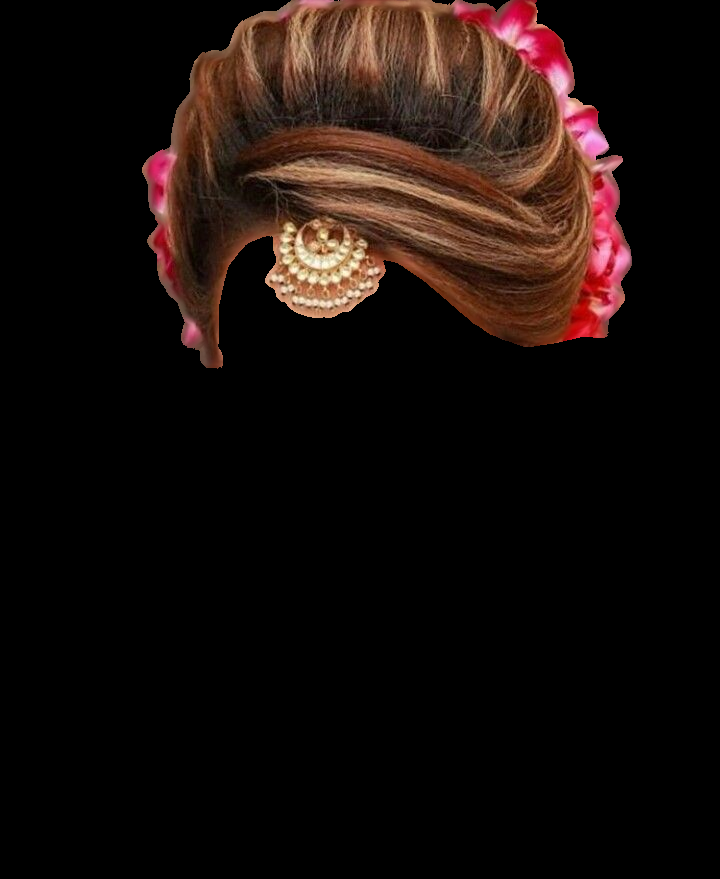
#> input picture image1.png, 720 x 879 px
$ python Hairstyle.py
#> lines starting #> are read from the running program, lines starting #| are printed output that depends on the picture
import cv2
import imutils

cap = cv2.VideoCapture(0, cv2.CAP_DSHOW)

image = cv2.imread('image1.png', cv2.IMREAD_UNCHANGED)
#> image is the input picture: shape (879, 720, 4); mean B, G, R, A 10.5, 13.6, 23.4, 48.3

faceClassif = cv2.CascadeClassifier(cv2.data.haarcascades + 'haarcascade_frontalface_default.xml')

while True:

    ret, frame = cap.read()
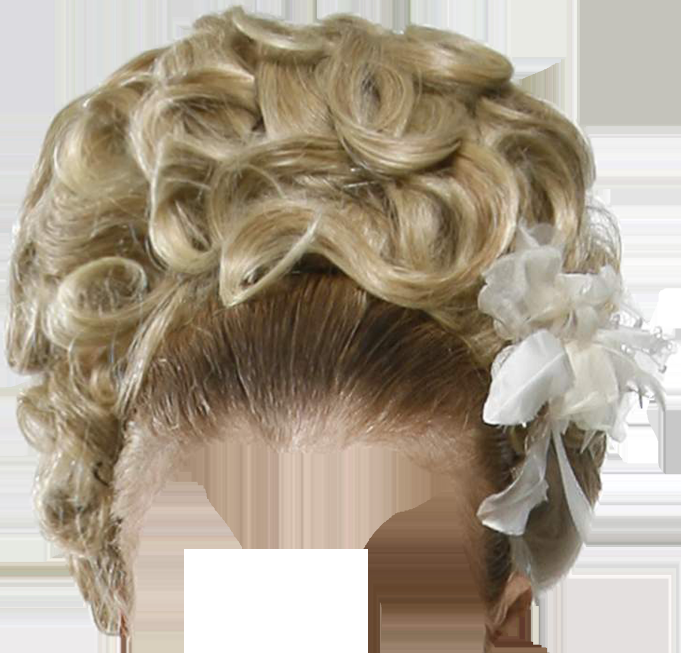
#> input picture wedding-hairstyles-2.png, 1361 x 1306 px, given in place of the camera (shown at 1/2 size)
#> frame is the input picture: shape (1306, 1361, 3); mean B, G, R 140.2, 158, 170.2
    if ret == False: break
    frame = imutils.resize(frame, width=640)
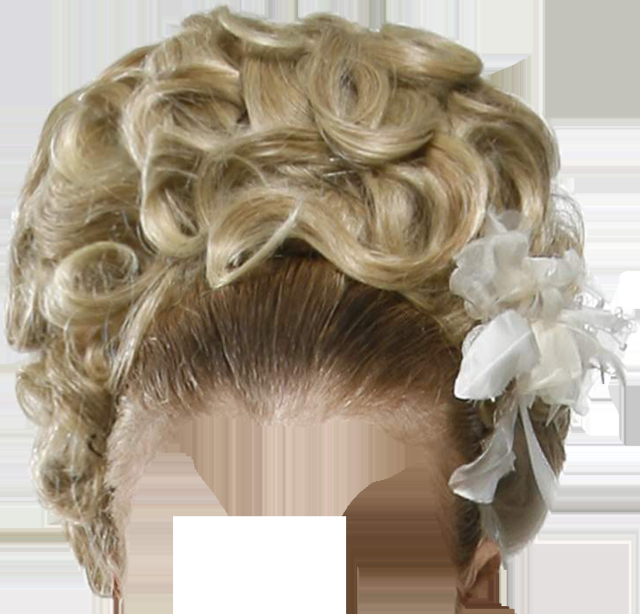
#> frame: shape (614, 640, 3); mean B, G, R 140.2, 158, 170.2

    faces = faceClassif.detectMultiScale(frame, 1.3, 5)
#> faces = ()

    for (x, y, w, h) in faces:

        pic_resized = cv2.resize(image, (2888, 5000))
        resized_image = imutils.resize(pic_resized, width=w)

        filas_image = resized_image.shape[0]
        col_image = w


        porcion_alto = filas_image // 2

        dif = 0


        if y + porcion_alto - filas_image >= 0:


            n_frame = frame[y + porcion_alto - filas_image: y + porcion_alto,
                      x: x + col_image]
        else:

            dif = abs(y + porcion_alto - filas_image)
            n_frame = frame[0: y + porcion_alto,
                      x: x + col_image]


        mask = resized_image[:, :, 3]
        mask_inv = cv2.bitwise_not(mask)


        bg_black = cv2.bitwise_and(resized_image, resized_image, mask=mask)
        bg_black = bg_black[dif:, :, 0:3]
        bg_frame = cv2.bitwise_and(n_frame, n_frame, mask=mask_inv[dif:, :])


        result = cv2.add(bg_black, bg_frame)
        if y + porcion_alto - filas_image >= 0:
            frame[y + porcion_alto - filas_image: y + porcion_alto, x: x + col_image] = result

        else:
            frame[0: y + porcion_alto, x: x + col_image] = result
#> this loop made 0 passes

    cv2.imshow('frame', frame)

    k = cv2.waitKey(1) & 0xFF
#> (key Esc is pressed here)
    if k == 27:
        break
cap.release()
cv2.destroyAllWindows()
